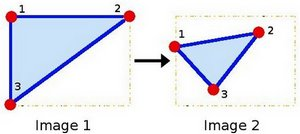
//> input picture relatório/Warp_Affine_Tutorial_Theory_0.jpg, 300 x 134 px, given in place of hipo.mp4, which was not available
$ ./teste   (built with g++ and OpenCV 4)
//> lines starting //> are read from the running program, lines starting //| are printed output that depends on the picture; after the words box and inside, x2 and y2 are one past the last pixel; in counts of white or black regions, pixels touching at a corner belong together; pictures that were not available may be replaced by others from this repository, and a replacement may not be noted
#include <iostream>
#include <opencv2/opencv.hpp>
#include "opencv2/highgui/highgui.hpp"

using namespace std;
using namespace cv;

int main() {
    VideoCapture cap("media/hipo.mp4");

    Mat image, mask, image_color, second_image, second_image_color, prevT, image_new;
    vector <Point2f> corners, corners_lim[2], great_corners[2];

    // paramentros de calcOpticalFlowPyrLK()
    vector<uchar> status;
    vector<float> err;
    Size winSize(31,31);
    TermCriteria termcrit(TermCriteria::COUNT|TermCriteria::EPS,30,0.01);

    double dx=0, dy=0, da=0;
    while(1) {
        cap >> image;// primeiro frame
//> image is the input picture: 134 rows x 300 cols, CV_8UC3; mean B, G, R 239.2, 230.3, 228.9
        if (image.data == NULL)
            return -1;

        cap >> second_image;// segundo frame
        if (second_image.data == NULL)
            return -1;

        resize(image, image, Size(600, 500));
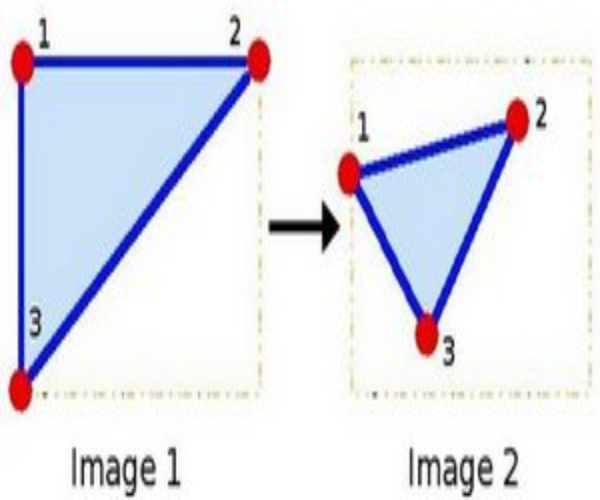
//> image: 500 rows x 600 cols, CV_8UC3; mean B, G, R 239.1, 230.2, 228.8
        image_color = image.clone();

        resize(second_image, second_image, Size(600, 500));
        second_image_color = second_image.clone();
        // deixar as imagens em tons de cinza
        cvtColor(image, image, COLOR_BGR2GRAY);
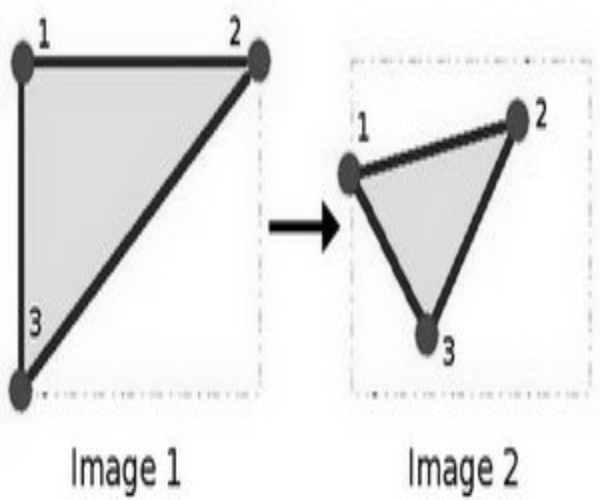
//> image: 500 rows x 600 cols, CV_8UC1; min 0, max 255, mean 230.8
        cvtColor(second_image, second_image, COLOR_BGR2GRAY);

        // achar melhores pontos e borda
        // metodo Shi-Tomasi
        goodFeaturesToTrack(image, corners, 300, 0.01, 20, mask, 3, false, 0.01);
//> corners = 130 Points (x, y), first 12: [134, 459], [419, 484], [127, 494], [82, 485], [178, 483], [483, 464], [238, 42], [114, 464], [510, 479], [468, 486], [323, 249], [36, 315]; mask = empty

        // filtra os pontos de borda desejados
        for (int i = 0; i < corners.size(); i++) {
            if (corners[i].x >= 200 && corners[i].y >= 150 && corners[i].x <= 400 && corners[i].y <= 350) {
                corners_lim[0].push_back(corners[i]);
            }
        }
//> this loop made 130 passes

        // rastrear pontos utilizando metodo Lucas Kanade
        calcOpticalFlowPyrLK(image, second_image, corners_lim[0], corners_lim[1], status, err,
                             winSize, 3, termcrit, 0, 0.001);
//> status = 21 values, max 1 at index 0, min 0 at index 17, mean 0.952

        // retira os ponto de bordas ruins
        for(size_t i=0; i < status.size(); i++) {
            if(status[i]) {
                great_corners[0].push_back(corners_lim[0][i]);
                great_corners[1].push_back(corners_lim[1][i]);

                // pinta na imagem os pontos
                circle(image_color, corners_lim[0][i], 3, Scalar(0, 255, 255), -1, 8);
                circle(second_image_color, corners_lim[1][i], 3, Scalar(0, 255, 255), -1, 8);
            }
        }
//> this loop made 21 passes
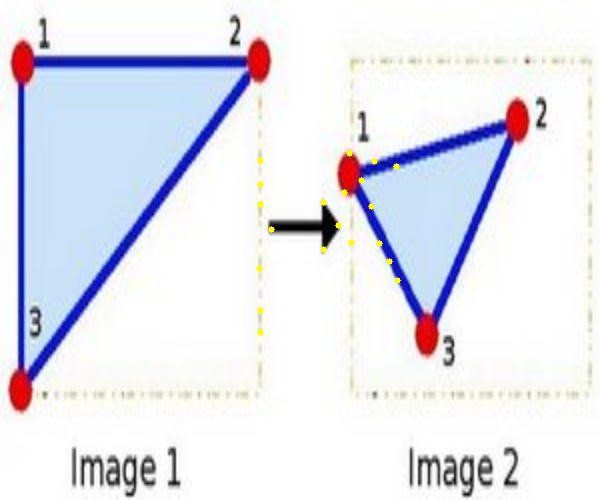
//> image_color: 500 rows x 600 cols, CV_8UC3; 0.19% of pixels changed, all inside (x1, y1, x2, y2) = (256, 150, 401, 336)

        imshow("image1", image_color);

        // estima a matriz com o deslocamento em x e y, e o angulo
        Mat T = estimateRigidTransform(great_corners[1], great_corners[0], false);
//> T = [[1, 0, 0], [0, 1, 0]]

        static double soma_dx=0,soma_dy=0,soma_da=0;

        if(T.data==NULL){
            T = Mat(Size(3,2),CV_32FC1, Scalar(0));
            T(Range(0,2),Range(0,2))= Mat::eye(2,2,CV_32FC1);
            cout << "Perdeu" << endl;
        }
        else {
            soma_dx += T.at<double>(0,2);
//> soma_dx = 0
            soma_dy += T.at<double>(1,2);
//> soma_dy = 0
            soma_da += atan2(T.at<double>(1,0), T.at<double>(0,0));
//> soma_da = 0
        }

        image= second_image.clone();
        prevT= T.clone();
//> prevT = [[1, 0, 0], [0, 1, 0]]

        dx= soma_dx;
//> dx = 0
        dy= soma_dy;
//> dy = 0
        da= soma_da;
//> da = 0

        // recalcula a matriz T
        T.at<double>(0,0) = cos(da);
        T.at<double>(0,1) = -sin(da);
        T.at<double>(1,0) = sin(da);
        T.at<double>(1,1) = cos(da);

        T.at<double>(0,2) = dx;
        T.at<double>(1,2) = dy;

        // aplica a rotaçao e translado em image_new
        warpAffine(image_color, image_new, T, image_color.size());

        imshow("Hyper", image_new);

        //apaga as bordas
        corners.clear();
        corners_lim[0].clear();
        corners_lim[1].clear();
        great_corners[0].clear();
        great_corners[1].clear();

        if (waitKey(30)!=-1)
//> the Esc key is pressed
            break;
    }
//> after the loop, err = 21 values from 0 to 0
    return 0;
}
